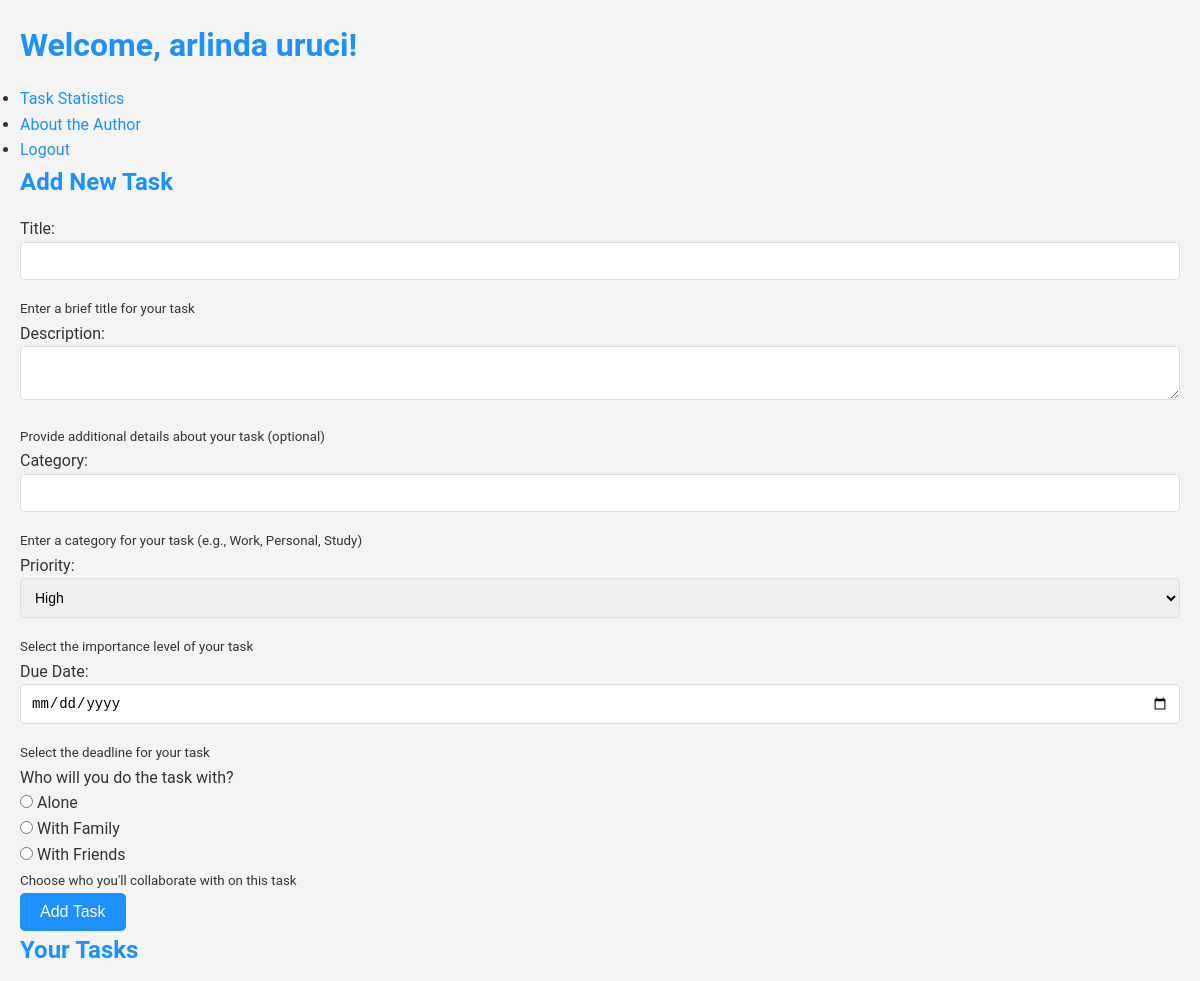
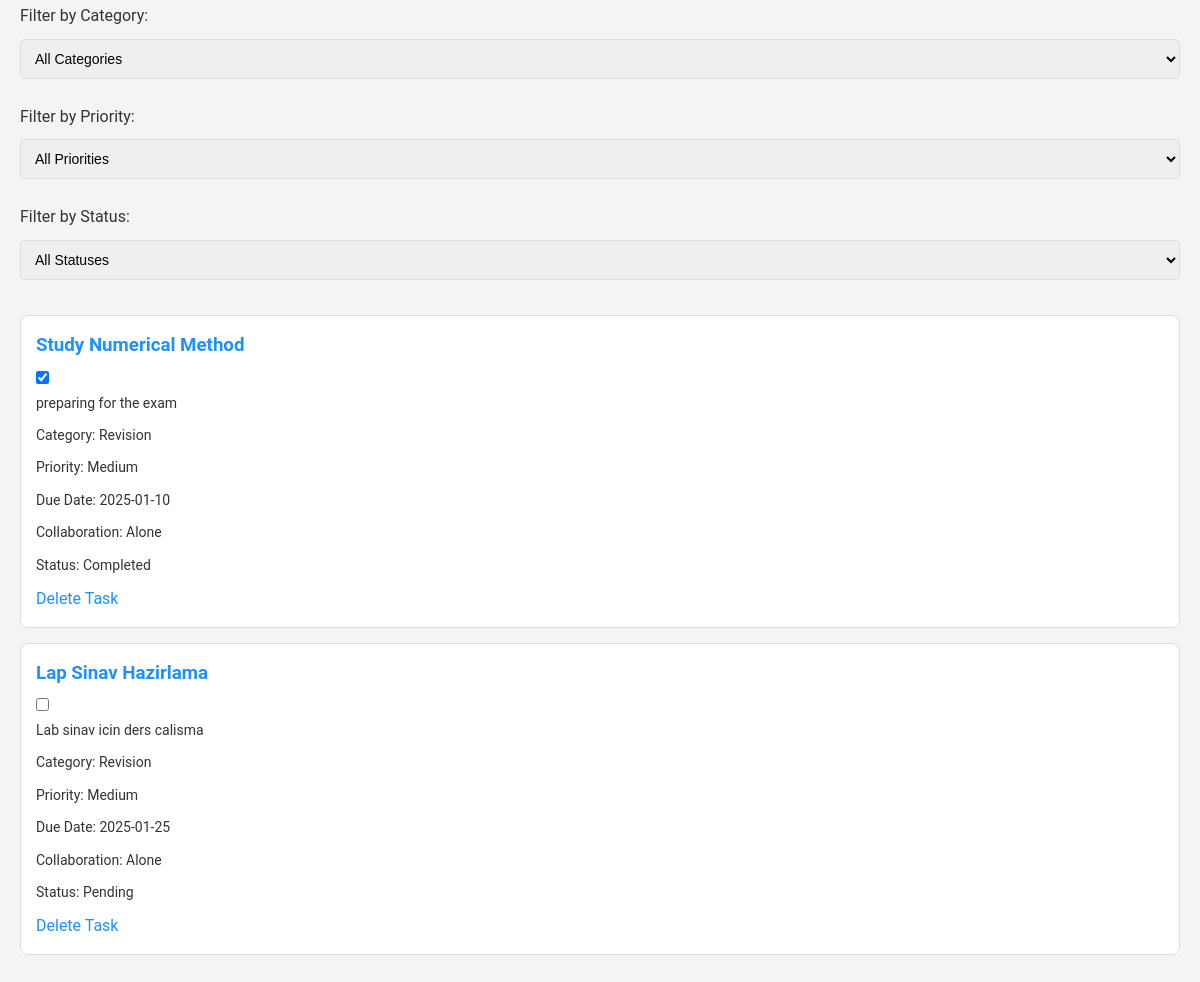
Page /dashboard (signed in) on the committed database (2 pictures, top to bottom).
### app/models.py (models this page shows)
class User(db.Model, UserMixin):
    id = db.Column(db.Integer, primary_key=True)
    name = db.Column(db.String(100), nullable=False)
    email = db.Column(db.String(120), unique=True, nullable=False)
    password = db.Column(db.String(60), nullable=False)
    role = db.Column(db.String(20), nullable=False, default='User')
    tasks = db.relationship('Task', backref='author', lazy=True)

class Task(db.Model):
    id = db.Column(db.Integer, primary_key=True)
    title = db.Column(db.String(100), nullable=False)
    description = db.Column(db.Text, nullable=True)
    category = db.Column(db.String(50), nullable=False)
    priority_id = db.Column(db.Integer, db.ForeignKey('task_priority.id'), nullable=False)
    is_completed = db.Column(db.Boolean, default=False)
    user_id = db.Column(db.Integer, db.ForeignKey('user.id'), nullable=False)
    created_at = db.Column(db.DateTime, nullable=False, default=datetime.utcnow)
    due_date = db.Column(db.DateTime, nullable=True)
    completed_at = db.Column(db.DateTime, nullable=True)
    collaboration = db.Column(db.String(20), nullable=False)

class TaskPriority(db.Model):
    id = db.Column(db.Integer, primary_key=True)
    priority_name = db.Column(db.String(20), nullable=False)
    tasks = db.relationship('Task', backref='priority', lazy=True)

### app/routes.py (the view)
@main.route('/')
@main.route('/dashboard')
@login_required
def dashboard():
    tasks = Task.query.filter_by(user_id=current_user.id).all()
    priorities = TaskPriority.query.all()
    return render_template('dashboard.html', tasks=tasks, priorities=priorities)

### app/models.py (called while the page is built)
@login_manager.user_loader
def load_user(user_id):
    return User.query.get(int(user_id))

### app/templates/Dashboard.html (shortened to what this page needs)
<!DOCTYPE html>
<html lang="en">
<head>
    <link rel="stylesheet" href="{{ url_for('static', filename='css/styles.css') }}">
</head>
<body>
    <div class="container">
        <h1>Welcome, {{ current_user.name }}!</h1>
        <nav>
            <ul>
                <li><a href="{{ url_for('main.statistics') }}" target="_blank">Task Statistics</a></li>
                <li><a href="{{ url_for('main.about') }}" target="_blank">About the Author</a></li>
                <li><a href="{{ url_for('auth.logout') }}">Logout</a></li>
            </ul>
        </nav>
        <h2>Add New Task</h2>
        <form id="addTaskForm" method="POST" action="{{ url_for('main.add_task') }}">
            <div class="form-group">
                <label for="title">Title:</label>
                <input type="text" id="title" name="title" required title="Brief description of the task" data-tooltip="Enter a short, descriptive title for your task">
                <small>Enter a brief title for your task</small>
            </div>
            <div class="form-group">
                <label for="description">Description:</label>
                <textarea id="description" name="description" title="Details about the task" data-tooltip="Provide additional details about your task (optional)"></textarea>
                <small>Provide additional details about your task (optional)</small>
            </div>
            <div class="form-group">
                <label for="category">Category:</label>
                <input type="text" id="category" name="category" required title="Category of the task" data-tooltip="Enter a category for your task (e.g., Work, Personal, Study)">
                <small>Enter a category for your task (e.g., Work, Personal, Study)</small>
            </div>
            <div class="form-group">
                <label for="priority">Priority:</label>
                <select id="priority" name="priority" required title="Priority level" data-tooltip="Select the importance level of your task">
                    {% for priority in priorities %}
                        <option value="{{ priority.id }}">{{ priority.priority_name }}</option>
                    {% endfor %}
                </select>
                <small>Select the importance level of your task</small>
            </div>
            <div class="form-group">
                <label for="due_date">Due Date:</label>
                <input type="date" id="due_date" name="due_date" required title="Task deadline" data-tooltip="Select the deadline for your task">
                <small>Select the deadline for your task</small>
            </div>
            <div class="form-group">
                <label>Who will you do the task with?</label>
                <div>
                    <input type="radio" id="alone" name="collaboration" value="Alone" required>
                    <label for="alone">Alone</label>
                </div>
                <div>
                    <input type="radio" id="family" name="collaboration" value="With Family">
                    <label for="family">With Family</label>
                </div>
                <div>
                    <input type="radio" id="friends" name="collaboration" value="With Friends">
                    <label for="friends">With Friends</label>
                </div>
                <small>Choose who you'll collaborate with on this task</small>
            </div>
            <button type="submit">Add Task</button>
        </form>
        <h2>Your Tasks</h2>
        <div class="task-filters">
            <label for="filter-category">Filter by Category:</label>
            <select id="filter-category">
                <option value="">All Categories</option>
            </select>
            <label for="filter-priority">Filter by Priority:</label>
            <select id="filter-priority">
                <option value="">All Priorities</option>
            </select>
            <label for="filter-status">Filter by Status:</label>
            <select id="filter-status">
                <option value="">All Statuses</option>
            </select>
        </div>
        <ul id="task-list">
            {% for task in tasks %}
                <li class="task-item" data-category="{{ task.category }}" data-priority="{{ task.priority.priority_name }}" data-status="{{ 'completed' if task.is_completed else 'pending' }}">
                    <div class="task-header">
                        <h3>{{ task.title }}</h3>
                        <input type="checkbox" class="task-completion-toggle" data-task-id="{{ task.id }}" {% if task.is_completed %}checked{% endif %}>
                    </div>
                    <p>{{ task.description }}</p>
                    <p>Category: {{ task.category }}</p>
                    <p>Priority: {{ task.priority.priority_name }}</p>
                    <p>Due Date: {{ task.due_date.strftime('%Y-%m-%d') }}</p>
                    <p>Collaboration: {{ task.collaboration }}</p>
                    <p class="task-status">Status: <span>{{ 'Completed' if task.is_completed else 'Pending' }}</span></p>
                    <a href="{{ url_for('main.delete_task', task_id=task.id) }}" class="delete-task">Delete Task</a>
                </li>
            {% endfor %}
        </ul>
    </div>
</body>
</html>

### app/static/css/styles.css (style rules this page uses)
:root { --primary-color: #1E90FF; --secondary-color: #f4f4f4; --accent-color: #4bc0c0; --text-color: #333; --background-color: #fff; --border-color: #ddd; --success-color: #28a745; --danger-color: #dc3545; --hover-color: #0000CD; }
* { margin: 0; padding: 0; box-sizing: border-box; }
body { font-family: 'Roboto', Arial, sans-serif; line-height: 1.6; background-color: var(--secondary-color); color: var(--text-color); margin: 0; padding: 0; }
.container { max-width: 1200px; margin: 0 auto; padding: 20px; }
h1, h2, h3 { color: var(--primary-color); margin-bottom: 15px; }
a { color: var(--primary-color); text-decoration: none; transition: color 0.3s ease; }
button { display: inline-block; background-color: var(--primary-color); color: var(--background-color); border: none; border-radius: 5px; padding: 10px 20px; cursor: pointer; font-size: 16px; transition: background-color 0.3s ease, transform 0.2s ease; }
input[type="text"], input[type="email"], input[type="password"], input[type="date"], select, textarea { width: 100%; padding: 10px; border: 1px solid var(--border-color); border-radius: 5px; font-size: 14px; margin-bottom: 15px; transition: border-color 0.3s ease; }
.task-item { display: flex; flex-direction: column; background: var(--background-color); border: 1px solid var(--border-color); border-radius: 8px; padding: 15px; margin-bottom: 15px; transition: box-shadow 0.3s ease, transform 0.2s ease; }
.task-item h3 { margin-bottom: 5px; color: var(--primary-color); }
.task-item p { margin-bottom: 10px; font-size: 14px; }
.task-filters { display: flex; gap: 10px; margin-bottom: 20px; flex-wrap: wrap; }

### rows in the picture
User: name "arlinda uruci"
Task: title "Study Numerical Method", is_completed "☑", description "preparing for the exam", category "Revision", priority.priority_name "Medium", due_date "2025-01-10", collaboration "Alone", is_completed "Completed"
Task: title "Lap Sinav Hazirlama", description "Lab sinav icin ders calisma", category "Revision", priority.priority_name "Medium", due_date "2025-01-25", collaboration "Alone", is_completed "Pending"

### other values in the picture
form field priority "High"
